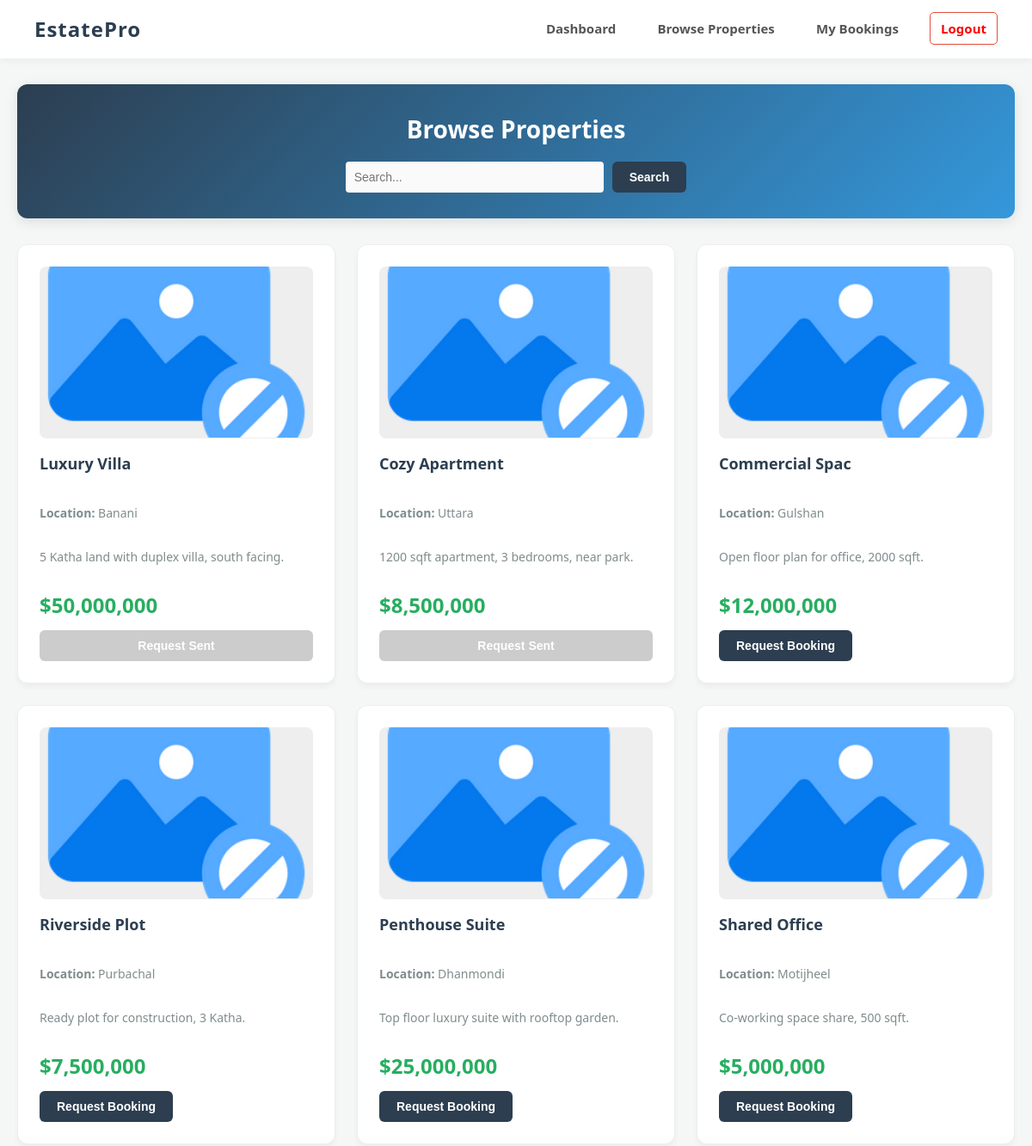
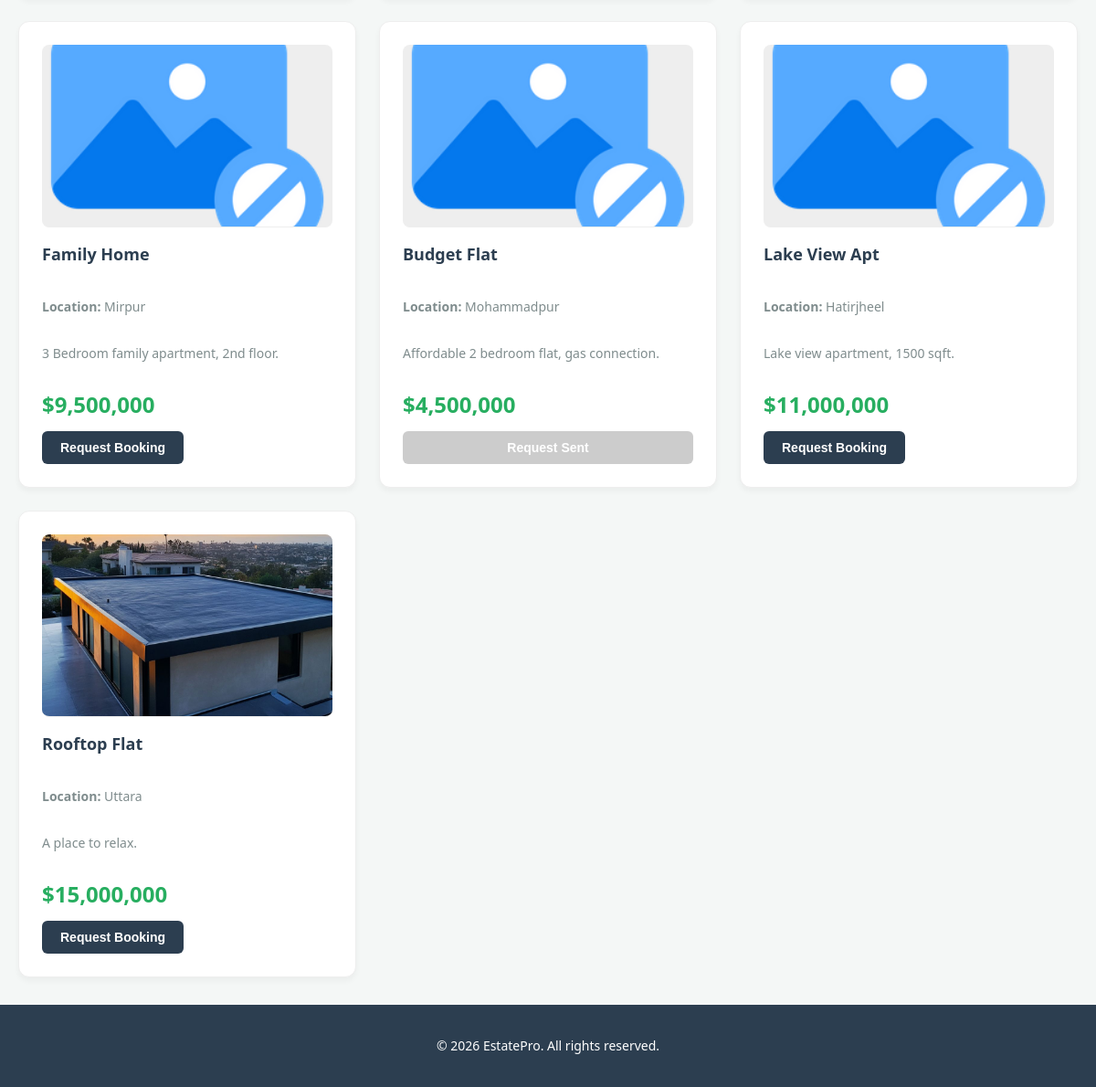
The app's page /index.php?action=browse (signed in) with its own data (2 pictures, top to bottom).
### tables this page shows
CREATE TABLE `property_info` (
  `property_id` varchar(50) NOT NULL,
  `property_name` varchar(15) NOT NULL,
  `property_price` varchar(15) NOT NULL,
  `owner_id` varchar(15) NOT NULL,
  `buyer_name` varchar(15) NOT NULL,
  `buyer_phone` varchar(15) NOT NULL,
  `location` varchar(100) DEFAULT 'Dhaka',
  `status` varchar(20) DEFAULT 'Available',
  `description` text DEFAULT NULL,
  `property_image` varchar(255) DEFAULT 'default.jpg'
);

### controllers/UserController.php (called while the page is built, shortened)
<?php
include_once 'models/UserModel.php';
class UserController {
    private $model;
    public function __construct() {
        $database = new Database();
        $db = $database->connect();
        $this->model = new UserModel($db);
    }
    public function browse() {
        $search = isset($_GET['search']) ? $_GET['search'] : "";
        $properties = $this->model->getAvailableProperties($search);
        $my_bookings = $this->model->getUserBookingStatus($_SESSION['user_id']);
        include 'views/user/browse.php';
    }
}
?>

### models/UserModel.php (called while the page is built, shortened)
<?php
class UserModel {
    private $conn;
    public function __construct($db) {
        $this->conn = $db;
    }
    public function getAvailableProperties($search = "") {
        $sql = "SELECT * FROM property_info WHERE status = 'Available'";
        return $this->conn->query($sql);
    }
}
?>

### views/user/browse.php (the view, shortened to what this page needs)
<?php include 'views/layout/header.php'; ?>
    <div class="container">
        <div class="welcome-section" style="text-align: center;">
            <h1>Browse Properties</h1>
            <form action="index.php" method="GET" style="margin-top: 15px; display: inline-flex; gap: 10px;">
                <input type="text" name="search" placeholder="Search..." style="padding: 10px; width: 300px; border:none; border-radius: 4px;">
                <button type="submit" class="btn" style="background: #2c3e50;">Search</button>
            </form>
        </div>
        <div class="grid-cards">
            <?php if ($properties->num_rows > 0): ?>
                <?php while($row = $properties->fetch_assoc()): ?>
                    <div class="card">
                        <?php
                        $img = 'uploads/' . (!empty($row['property_image']) ? $row['property_image'] : 'default.jpg');
                        ?>
                        <img src="<?php echo $img; ?>" alt="Property Image">
                        <h3><?php echo htmlspecialchars($row['property_name']); ?></h3>
                        <p><strong>Location:</strong> <?php echo htmlspecialchars($row['location']); ?></p>
                        <p><?php echo htmlspecialchars($row['description']); ?></p>
                        <h2 style="color: #27ae60; margin: 10px 0;">$<?php echo number_format($row['property_price']); ?></h2>
                        <?php if (isset($my_bookings[$row['property_id']])): ?>
                            <button class="btn" style="background: #ccc; cursor: not-allowed;" disabled>Request Sent</button>
                        <?php else: ?>
                            <form action="index.php?action=book" method="POST">
                                <button type="submit" class="btn">Request Booking</button>
                            </form>
                        <?php endif; ?>
                    </div>
                <?php endwhile; ?>
            <?php else: ?>
                <p>No properties found.</p>
            <?php endif; ?>
        </div>
    </div>
<?php include 'views/layout/footer.php'; ?>

### index.php (shortened to what this page needs)
<?php
include_once 'controllers/UserController.php';
$action = isset($_GET['action']) ? $_GET['action'] : 'login';
$role = $_SESSION['role'];
$controller = null;
switch ($role) {
    case 'user':
        $controller = new UserController();
        break;
}
if ($controller && method_exists($controller, $action)) {
    $controller->$action();
} else {
    $controller->dashboard();
}
?>

### views/layout/header.php (shortened to what this page needs)
<!DOCTYPE html>
<html>
<head>
    <link rel="stylesheet" href="css/style.css">
</head>
<body>
<header>
    <div class="logo">EstatePro</div>
    <nav>
        <?php if ($_SESSION['role'] == 'user'): ?>
            <a href="index.php?action=dashboard">Dashboard</a>
            <a href="index.php?action=browse">Browse Properties</a>
            <a href="index.php?action=bookings">My Bookings</a>
        <?php elseif ($_SESSION['role'] == 'owner'): ?>
            <a href="index.php?action=dashboard">Dashboard</a>
            <a href="index.php?action=my_properties">My Properties</a>
            <a href="index.php?action=booking_requests">Requests</a>
        <?php elseif ($_SESSION['role'] == 'staff'): ?>
            <a href="index.php?action=dashboard">Dashboard</a>
            <a href="index.php?action=my_tasks">Tasks</a>
        <?php endif; ?>
        <a href="index.php?action=logout" style="color:red;">Logout</a>
    </nav>
</header>

### views/layout/footer.php
<footer>
    <div class="footer-content">
        <p>&copy; <?php echo date("Y"); ?> EstatePro. All rights reserved.</p>
    </div>
</footer>
</body>
</html>

### css/style.css (style rules this page uses)
:root { --primary: #2c3e50; --secondary: #3498db; --accent: #1abc9c; --danger: #e74c3c; --warning: #f39c12; --success: #27ae60; --light: #f4f7f6; --white: #ffffff; --dark-text: #333333; --muted-text: #7f8c8d; }
* { box-sizing: border-box; }
body { font-family: 'Segoe UI', Tahoma, Geneva, Verdana, sans-serif; background-color: var(--light); margin: 0; padding: 0; color: var(--dark-text); line-height: 1.6; display: flex; flex-direction: column; min-height: 100vh; }
a { text-decoration: none; color: inherit; transition: 0.3s; }
.container { max-width: 1200px; margin: 30px auto; padding: 0 20px; width: 100%; flex: 1; }
header { background-color: var(--white); padding: 15px 40px; display: flex; justify-content: space-between; align-items: center; box-shadow: 0 2px 10px rgba(0,0,0,0.05); position: sticky; top: 0; z-index: 1000; }
.logo { font-size: 24px; font-weight: 700; color: var(--primary); letter-spacing: 1px; }
header nav a { margin-left: 20px; font-weight: 600; color: #555; font-size: 15px; padding: 8px 12px; border-radius: 5px; }
header nav a[href*="logout"] { color: var(--danger); border: 1px solid var(--danger); }
.welcome-section { background: linear-gradient(135deg, var(--primary), var(--secondary)); color: var(--white); padding: 30px; border-radius: 12px; margin-bottom: 30px; box-shadow: 0 4px 15px rgba(0,0,0,0.1); }
.welcome-section h1 { margin: 0; font-size: 28px; }
.grid-cards { display: grid; grid-template-columns: repeat(auto-fit, minmax(280px, 1fr)); gap: 25px; }
.card { background: var(--white); padding: 25px; border-radius: 12px; box-shadow: 0 4px 6px rgba(0,0,0,0.04); border: 1px solid #eee; transition: transform 0.3s, box-shadow 0.3s; display: flex; flex-direction: column; justify-content: space-between; }
.card h3 { margin-top: 0; color: var(--primary); font-size: 18px; }
.card p { color: var(--muted-text); font-size: 14px; margin-bottom: 15px; }
.card img { width: 100%; height: 180px; object-fit: cover; border-radius: 8px; margin-bottom: 15px; }
input[type="text"], input[type="number"], input[type="password"], input[type="email"], input[type="date"], input[type="time"], textarea, select { width: 100%; padding: 12px; border: 1px solid #ddd; border-radius: 6px; font-size: 14px; transition: border 0.3s; background: #fafafa; }
.btn { display: inline-block; padding: 10px 20px; background-color: var(--primary); color: var(--white); border: none; border-radius: 6px; font-size: 14px; font-weight: 600; cursor: pointer; text-align: center; transition: background 0.3s; }
footer { background-color: var(--primary); color: var(--white); padding: 20px 0; text-align: center; margin-top: auto; font-size: 14px; }
.card img { width: 100%; height: 200px; object-fit: cover; border-radius: 8px; border-bottom: 1px solid #eee; margin-bottom: 15px; background-color: #eee; }

### records on screen
property_info: property_image (placeholder picture), property_name "Luxury Villa", location "Banani", description "5 Katha land with duplex villa, south facing.", property_price "50,000,000", shows "Request Sent"
property_info: property_image (placeholder picture), property_name "Cozy Apartment", location "Uttara", description "1200 sqft apartment, 3 bedrooms, near park.", property_price "8,500,000", shows "Request Sent"
property_info: property_image (placeholder picture), property_name "Commercial Spac", location "Gulshan", description "Open floor plan for office, 2000 sqft.", property_price "12,000,000"
property_info: property_image (placeholder picture), property_name "Riverside Plot", location "Purbachal", description "Ready plot for construction, 3 Katha.", property_price "7,500,000"
property_info: property_image (placeholder picture), property_name "Penthouse Suite", location "Dhanmondi", description "Top floor luxury suite with rooftop garden.", property_price "25,000,000"
property_info: property_image (placeholder picture), property_name "Shared Office", location "Motijheel", description "Co-working space share, 500 sqft.", property_price "5,000,000"
property_info: property_image (placeholder picture), property_name "Family Home", location "Mirpur", description "3 Bedroom family apartment, 2nd floor.", property_price "9,500,000"
property_info: property_image (placeholder picture), property_name "Budget Flat", location "Mohammadpur", description "Affordable 2 bedroom flat, gas connection.", property_price "4,500,000", shows "Request Sent"
property_info: property_image (placeholder picture), property_name "Lake View Apt", location "Hatirjheel", description "Lake view apartment, 1500 sqft.", property_price "11,000,000"
property_info: property_image (picture), property_name "Rooftop Flat", location "Uttara", description "A place to relax.", property_price "15,000,000"
